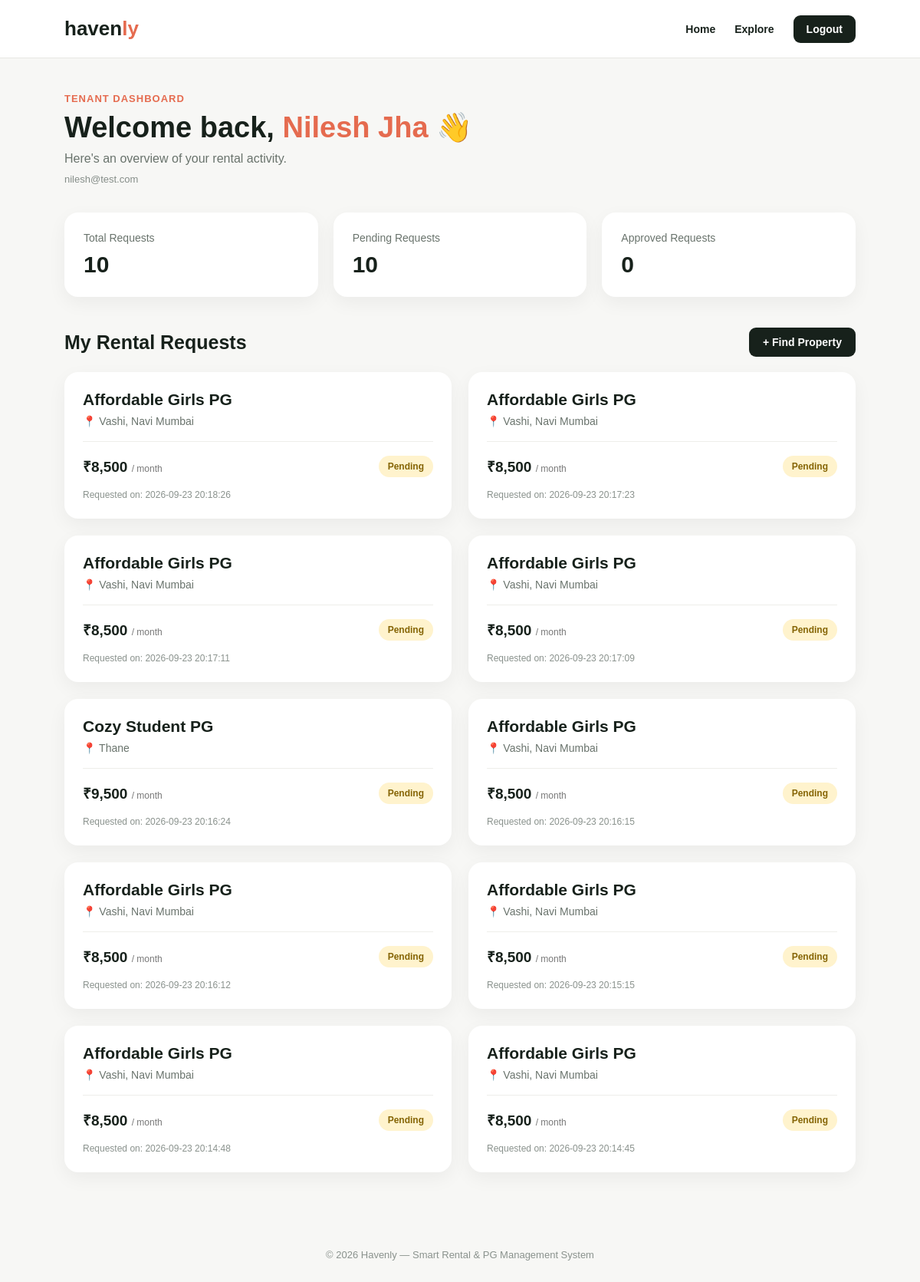
Screenshot of /tenant-dashboard (signed in) with the database file from the repository.
### tables this page shows
CREATE TABLE users (
    id INTEGER PRIMARY KEY AUTOINCREMENT,
    name TEXT NOT NULL,
    email TEXT UNIQUE NOT NULL,
    password TEXT NOT NULL,
    role TEXT NOT NULL DEFAULT 'tenant'
);

CREATE TABLE rental_requests (
    id INTEGER PRIMARY KEY AUTOINCREMENT,
    property_id INTEGER NOT NULL,
    tenant_id INTEGER NOT NULL,
    status TEXT NOT NULL DEFAULT 'Pending',
    request_date TIMESTAMP DEFAULT CURRENT_TIMESTAMP,

    FOREIGN KEY (property_id)
        REFERENCES properties(id),

    FOREIGN KEY (tenant_id)
        REFERENCES users(id)
);

CREATE TABLE properties (
    id INTEGER PRIMARY KEY AUTOINCREMENT,
    title TEXT NOT NULL,
    property_type TEXT NOT NULL,
    location TEXT NOT NULL,
    rent INTEGER NOT NULL,
    description TEXT,
    image_url TEXT,
    available INTEGER DEFAULT 1
, owner_id INTEGER);

### app.py (the view)
@app.route("/tenant-dashboard")
def tenant_dashboard():
    if "user_id" not in session:
        return redirect(url_for("login"))
    if session.get("user_role") == "owner":
        return redirect(url_for("owner_dashboard"))
    tenant_id = session["user_id"]
    connection = get_db_connection()
    requests = connection.execute(
        """
        SELECT
            rental_requests.id,
            rental_requests.status,
            rental_requests.request_date,
            properties.title,
            properties.location,
            properties.rent
        FROM rental_requests
        JOIN properties
            ON rental_requests.property_id = properties.id
        WHERE rental_requests.tenant_id = ?
        ORDER BY rental_requests.id DESC
        """,
        (tenant_id,)
    ).fetchall()
    user = connection.execute(
        """
        SELECT
            id,
            name,
            email
        FROM users
        WHERE id = ?
        """,
        (tenant_id,)
    ).fetchone()
    connection.close()
    return render_template(
        "tenant_dashboard.html",
        requests=requests,
        user=user
    )

### app.py (called while the page is built)
def get_db_connection():
    connection = sqlite3.connect("database/database.db")
    connection.row_factory = sqlite3.Row
    return connection

### templates/tenant_dashboard.html (shortened to what this page needs)
<!DOCTYPE html>
<html lang="en">
<head>
</head>
<body>
    <nav class="navbar">
        <div class="logo">
            haven<span>ly</span>
        </div>
        <div class="nav-links">
            <a href="/">
                Home
            </a>
            <a href="/properties">
                Explore
            </a>
            <a
                href="/logout"
                class="logout-btn"
            >
                Logout
            </a>
        </div>
    </nav>
    <main class="container">
        <section class="welcome">
            <div class="welcome-label">
                Tenant Dashboard
            </div>
            {% if user %}
            <h1>
                Welcome back,
                <span>
                    {{ user['name'] }}
                </span>
                👋
            </h1>
            <p>
                Here's an overview of your rental activity.
            </p>
            <div class="user-email">
                {{ user['email'] }}
            </div>
            {% endif %}
        </section>
        <section class="stats">
            <div class="stat-card">
                <div class="stat-label">
                    Total Requests
                </div>
                <div class="stat-value">
                    {{ requests|length }}
                </div>
            </div>
            <div class="stat-card">
                <div class="stat-label">
                    Pending Requests
                </div>
                <div class="stat-value">
                    {{ requests|selectattr('status', 'equalto', 'Pending')|list|length }}
                </div>
            </div>
            <div class="stat-card">
                <div class="stat-label">
                    Approved Requests
                </div>
                <div class="stat-value">
                    {{ requests|selectattr('status', 'equalto', 'Approved')|list|length }}
                </div>
            </div>
        </section>
        <section>
            <div class="section-header">
                <h2>
                    My Rental Requests
                </h2>
                <a
                    href="/properties"
                    class="browse-btn"
                >
                    + Find Property
                </a>
            </div>
            {% if requests %}
            <div class="requests">
                {% for rental_request in requests %}
                <div class="request-card">
                    <div class="property-title">
                        {{ rental_request['title'] }}
                    </div>
                    <div class="location">
                        📍 {{ rental_request['location'] }}
                    </div>
                    <div class="request-details">
                        <div class="rent">
                            ₹{{ "{:,}".format(rental_request['rent']) }}
                            <span>
                                / month
                            </span>
                        </div>
                        {% if rental_request['status'] == 'Pending' %}
                        <div class="status pending">
                            Pending
                        </div>
                        {% elif rental_request['status'] == 'Approved' %}
                        <div class="status approved">
                            Approved
                        </div>
                        {% elif rental_request['status'] == 'Rejected' %}
                        <div class="status rejected">
                            Rejected
                        </div>
                        {% else %}
                        <div class="status pending">
                            {{ rental_request['status'] }}
                        </div>
                        {% endif %}
                    </div>
                    <div class="request-date">
                        Requested on:
                        {{ rental_request['request_date'] }}
                    </div>
                </div>
                {% endfor %}
            </div>
            {% endif %}
        </section>
    </main>
    <footer>
        © 2026 Havenly — Smart Rental & PG Management System
    </footer>
</body>
</html>

### templates/tenant_dashboard.html (style rules this page uses)
* { margin: 0; padding: 0; box-sizing: border-box; }
body { font-family: Arial, Helvetica, sans-serif; background: #f7f7f5; color: #17211b; }
.navbar { height: 76px; display: flex; align-items: center; justify-content: space-between; padding: 0 7%; background: white; border-bottom: 1px solid #e8e8e4; }
.logo { font-size: 26px; font-weight: 700; }
.logo span { color: #e56b4f; }
.nav-links { display: flex; gap: 25px; align-items: center; }
.nav-links a { text-decoration: none; color: #17211b; font-size: 14px; font-weight: 600; }
.logout-btn { background: #17211b; color: white !important; padding: 10px 17px; border-radius: 9px; }
.container { width: 86%; max-width: 1150px; margin: 45px auto 70px; }
.welcome { margin-bottom: 35px; }
.welcome-label { color: #e56b4f; font-size: 13px; font-weight: 700; text-transform: uppercase; letter-spacing: 1px; margin-bottom: 8px; }
.welcome h1 { font-size: 38px; margin-bottom: 10px; }
.welcome h1 span { color: #e56b4f; }
.welcome p { color: #69736c; font-size: 16px; }
.user-email { display: inline-block; margin-top: 10px; color: #858d88; font-size: 13px; }
.stats { display: grid; grid-template-columns: repeat(3, 1fr); gap: 20px; margin-bottom: 40px; }
.stat-card { background: white; padding: 25px; border-radius: 18px; box-shadow: 0 8px 25px rgba(0,0,0,0.05); }
.stat-label { color: #69736c; font-size: 14px; margin-bottom: 10px; }
.stat-value { font-size: 30px; font-weight: 700; }
.section-header { display: flex; justify-content: space-between; align-items: center; margin-bottom: 20px; }
.section-header h2 { font-size: 25px; }
.browse-btn { text-decoration: none; background: #17211b; color: white; padding: 11px 18px; border-radius: 9px; font-size: 14px; font-weight: 600; }
.requests { display: grid; grid-template-columns: repeat(2, 1fr); gap: 22px; }
.request-card { background: white; border-radius: 18px; padding: 24px; box-shadow: 0 8px 25px rgba(0,0,0,0.05); transition: 0.2s; }
.property-title { font-size: 21px; font-weight: 700; margin-bottom: 8px; }
.location { color: #69736c; font-size: 14px; margin-bottom: 18px; }
.request-details { display: flex; justify-content: space-between; align-items: center; border-top: 1px solid #eeeeea; padding-top: 18px; }
.rent { font-size: 19px; font-weight: 700; }
.rent span { color: #777; font-size: 12px; font-weight: normal; }
.status { padding: 7px 12px; border-radius: 20px; font-size: 12px; font-weight: 700; }
.pending { background: #fff3cd; color: #856404; }
.request-date { color: #8a928d; font-size: 12px; margin-top: 16px; }
footer { text-align: center; padding: 30px; color: #8a928d; font-size: 13px; }

### rows the page displays
users: name "Nilesh Jha", email "nilesh@test.com"
rental_requests: title "Affordable Girls PG", location "Vashi, Navi Mumbai", status "Pending", request_date "2026-09-23 20:18:26"
properties: rent "8,500"
rental_requests: title "Affordable Girls PG", location "Vashi, Navi Mumbai", status "Pending", request_date "2026-09-23 20:17:23"
rental_requests: title "Affordable Girls PG", location "Vashi, Navi Mumbai", status "Pending", request_date "2026-09-23 20:17:11"
rental_requests: title "Affordable Girls PG", location "Vashi, Navi Mumbai", status "Pending", request_date "2026-09-23 20:17:09"
rental_requests: title "Cozy Student PG", location "Thane", status "Pending", request_date "2026-09-23 20:16:24"
properties: rent "9,500"
rental_requests: title "Affordable Girls PG", location "Vashi, Navi Mumbai", status "Pending", request_date "2026-09-23 20:16:15"
rental_requests: title "Affordable Girls PG", location "Vashi, Navi Mumbai", status "Pending", request_date "2026-09-23 20:16:12"
rental_requests: title "Affordable Girls PG", location "Vashi, Navi Mumbai", status "Pending", request_date "2026-09-23 20:15:15"
rental_requests: title "Affordable Girls PG", location "Vashi, Navi Mumbai", status "Pending", request_date "2026-09-23 20:14:48"
rental_requests: title "Affordable Girls PG", location "Vashi, Navi Mumbai", status "Pending", request_date "2026-09-23 20:14:45"

### other values shown
{{ requests|length }} "10"
{{ requests|selectattr('status', 'equalto', 'Pending')|list|length }} "10"
{{ requests|selectattr('status', 'equalto', 'Approved')|list|length }} "0"
